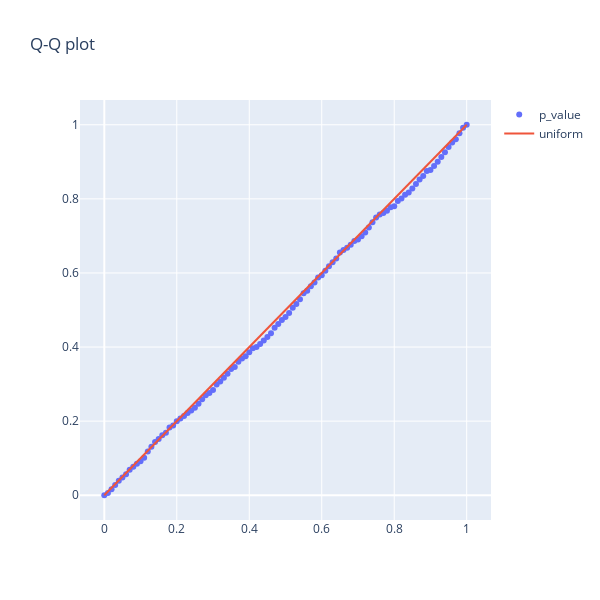

This figure's notebook cell:
### Markdown cell above
##### Оценка корректности

### Code cell
get_qq_plot(p_values_cuped)
